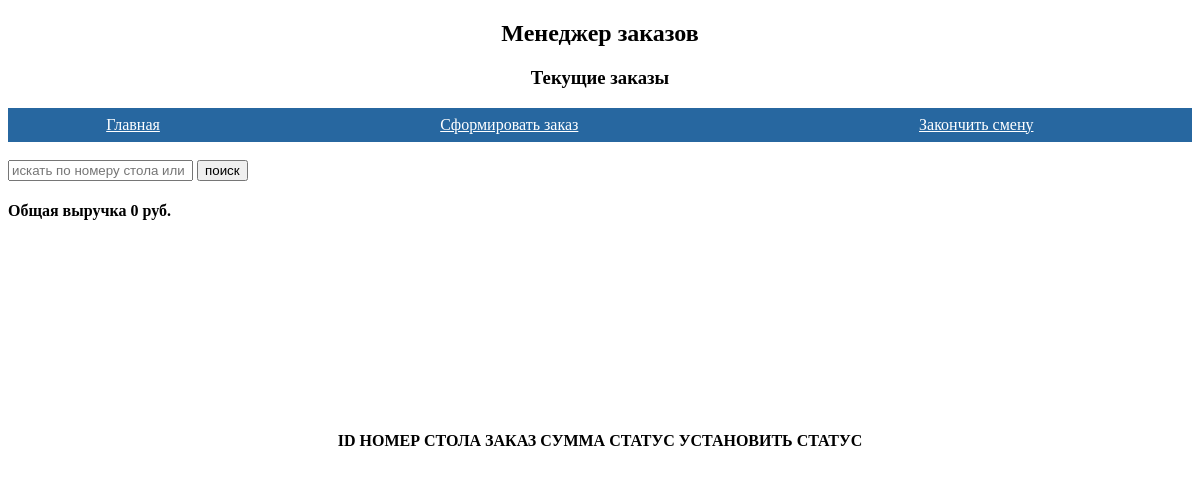
The app's page /main/, older data.
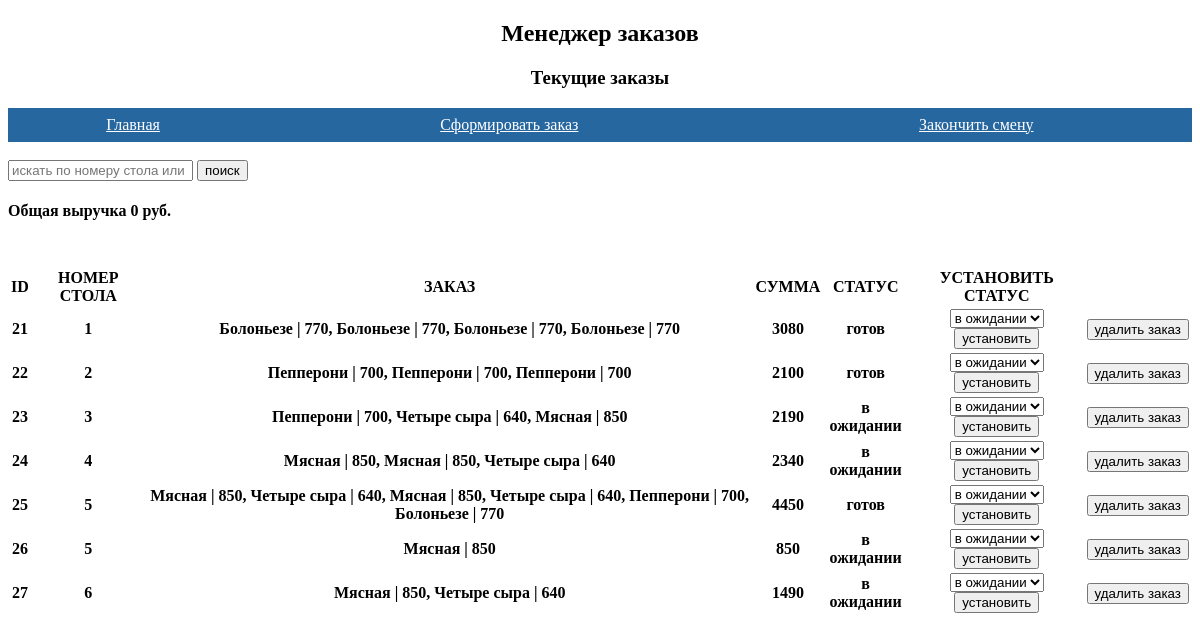
The same page, newer data.
### order_manager/models.py (models this page shows)
class Order(models.Model):
    table_number = models.PositiveIntegerField()
    items = models.CharField(max_length=500)
    total_price = models.PositiveIntegerField()
    status = models.CharField(max_length=15, choices=STATUSES)

### order_manager/views.py (the view, shortened to what this page needs)
# urls.py: path('main/', order_list),
def order_list(request):
    orders = Order.objects.all()
    prices = [int(order.total_price) for order in orders if order.status == 'оплачено']
    rev = sum(prices)
    context = {'message': 'Текущие заказы', 'orders': orders, 'rev': rev}
    return render(request, 'main.html', context)

### order_manager/templates/main.html (shortened to what this page needs)
{% extends 'index.html' %}
{% block menu %}
<li><a href="/finish">Закончить смену</a></li>
{% endblock %}
{% block content %}
<br>
<form action="/main/" method="post">
    <input type="text" name="param" placeholder="искать по номеру стола или статусу">
    <input type="submit" value="поиск">
</form>
<h4>
    Общая выручка {{ rev }} руб.
</h4>
<div class="center-screen">
          <table>
          <thead>
          <tr>
              <th scope="col">ID</th>
              <th scope="col">НОМЕР СТОЛА</th>
              <th scope="col">ЗАКАЗ</th>
              <th scope="col">СУММА</th>
              <th scope="col">СТАТУС</th>
              <th scope="col">УСТАНОВИТЬ СТАТУС</th>
          </tr>
          </thead>
          <tbody>
          {% for order in orders %}
             <tr>
                 <th>{{ order.id }}</th>
                 <th>{{ order.table_number }}</th>
                 <th>{{ order.items }}</th>
                 <th>{{ order.total_price }}</th>
                 <th>{{ order.status }}</th>
                 {% if order.status != "оплачено" %}
                 <th>
                     <form action="/change/{{ order.id }}/" method="post">
                         <select name="current_status">
                             <option value="в ожидании">в ожидании</option>
                         </select>
                        <input type="submit" value="установить">
                     </form>
                 </th>
                 <th>
                     <form action="/delete/{{ order.id }}/" method="post">
                         <input type="submit" value="удалить заказ">
                     </form>
                 </th>
                 {% endif %}
             </tr>
          {% endfor %}
          </tbody>
      </table>
</div>
{% endblock %}

Row changes from the older to the newer data that the page shows:
added Order: id "21", table_number "1", items "Болоньезе | 770, Болоньезе | 770, Болоньезе | 770, Болоньезе | 770", total_price "3080", status "готов"
added Order: id "22", table_number "2", items "Пепперони | 700, Пепперони | 700, Пепперони | 700", total_price "2100", status "готов"
added Order: id "23", table_number "3", items "Пепперони | 700, Четыре сыра | 640, Мясная | 850", total_price "2190", status "в ожидании"
added Order: id "24", table_number "4", items "Мясная | 850, Мясная | 850, Четыре сыра | 640", total_price "2340", status "в ожидании"
added Order: id "25", table_number "5", items "Мясная | 850, Четыре сыра | 640, Мясная | 850, Четыре сыра | 640, Пепперони | 700, Болоньезе | 770", total_price "4450", status "готов"
added Order: id "26", table_number "5", items "Мясная | 850", total_price "850", status "в ожидании"
added Order: id "27", table_number "6", items "Мясная | 850, Четыре сыра | 640", total_price "1490", status "в ожидании"
